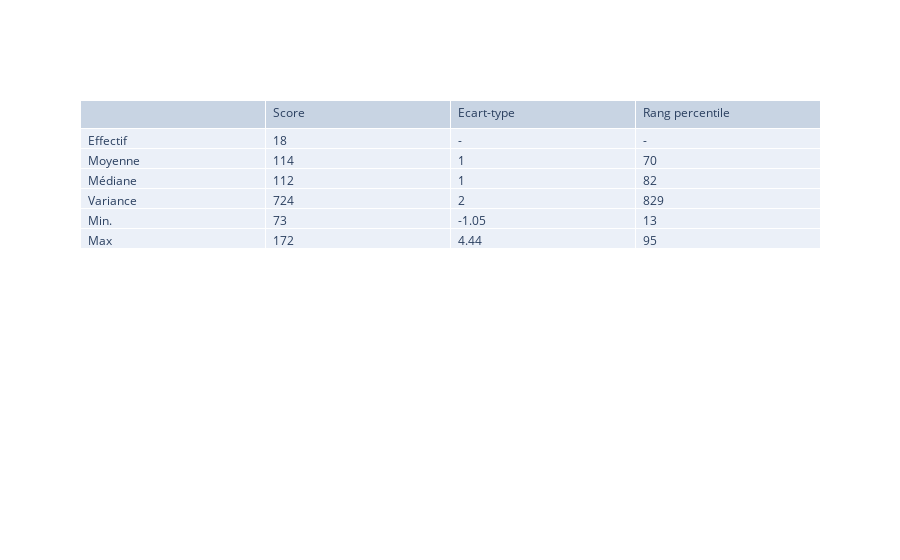

The notebook cell saved with this chart:
### Code cell
display(HTML("<h4>3. Temps interférence</h4>"))

df_deno=df_str[df_str["Temps interférence"].notna()&(df_str["Temps interférence"]!=0)]
nb = len(df_deno)
if nb > 0:
    nb_avg = round(df_deno["Temps interférence"].mean())
    nb_med = round(df_deno["Temps interférence"].median())
    nb_var = round(df_deno["Temps interférence"].var())
    nb_min = df_deno["Temps interférence"].min()
    nb_max = df_deno["Temps interférence"].max()
    #
    ec_avg = round(df_deno["Ecart type - Temps interférence"].mean())
    ec_med = round(df_deno["Ecart type - Temps interférence"].median())
    ec_var = round(df_deno["Ecart type - Temps interférence"].var())
    ec_min = df_deno["Ecart type - Temps interférence"].min()
    ec_max = df_deno["Ecart type - Temps interférence"].max()
    #
    rp_avg = round(df_deno["Rang percentile - Temps interférence"].mean())
    rp_med = round(df_deno["Rang percentile - Temps interférence"].median())
    rp_var = round(df_deno["Rang percentile - Temps interférence"].var())
    rp_min = df_deno["Rang percentile - Temps interférence"].min()
    rp_max = df_deno["Rang percentile - Temps interférence"].max()
else:
    nb_avg = nb_med = nb_var = nb_min = nb_max = ec_avg = ec_med = ec_var = ec_min = ec_max = rp_avg= rp_med = rp_var = rp_min = rp_max=0
columns = ['',"Score", "Ecart-type", "Rang percentile"]

myarr = [['Effectif', 'Moyenne', 'Médiane', 'Variance', 'Min.', 'Max']]
myarr.append([nb, nb_avg, nb_med, nb_var, nb_min, nb_max])
myarr.append(['-',ec_avg, ec_med, ec_var, ec_min, ec_max])
myarr.append(['-',rp_avg, rp_med, rp_var, rp_min, rp_max])


tab =  go.Table(
                columnwidth = [15,15],
                header=dict(values=list(columns),
                align='left'),
                cells=dict(values= myarr,align='left'))
fig = go.Figure(data=tab)
fig.show()

### Figure 1 — Plotly figure (JSON) as saved in the notebook; plotly's stock layout.template omitted (floating-point values rounded to 4 significant figures)
{"data": [{"cells": {"align": "left", "values": [["Effectif", "Moyenne", "Médiane", "Variance", "Min.", "Max"], [18, 114, 112, 724, 73, 172], ["-", 1, 1, 2, -1.05, 4.44], ["-", 70, 82, 829, 13, 95]]}, "columnwidth": [15, 15], "header": {"align": "left", "values": ["", "Score", "Ecart-type", "Rang percentile"]}, "type": "table"}], "layout": {}}
